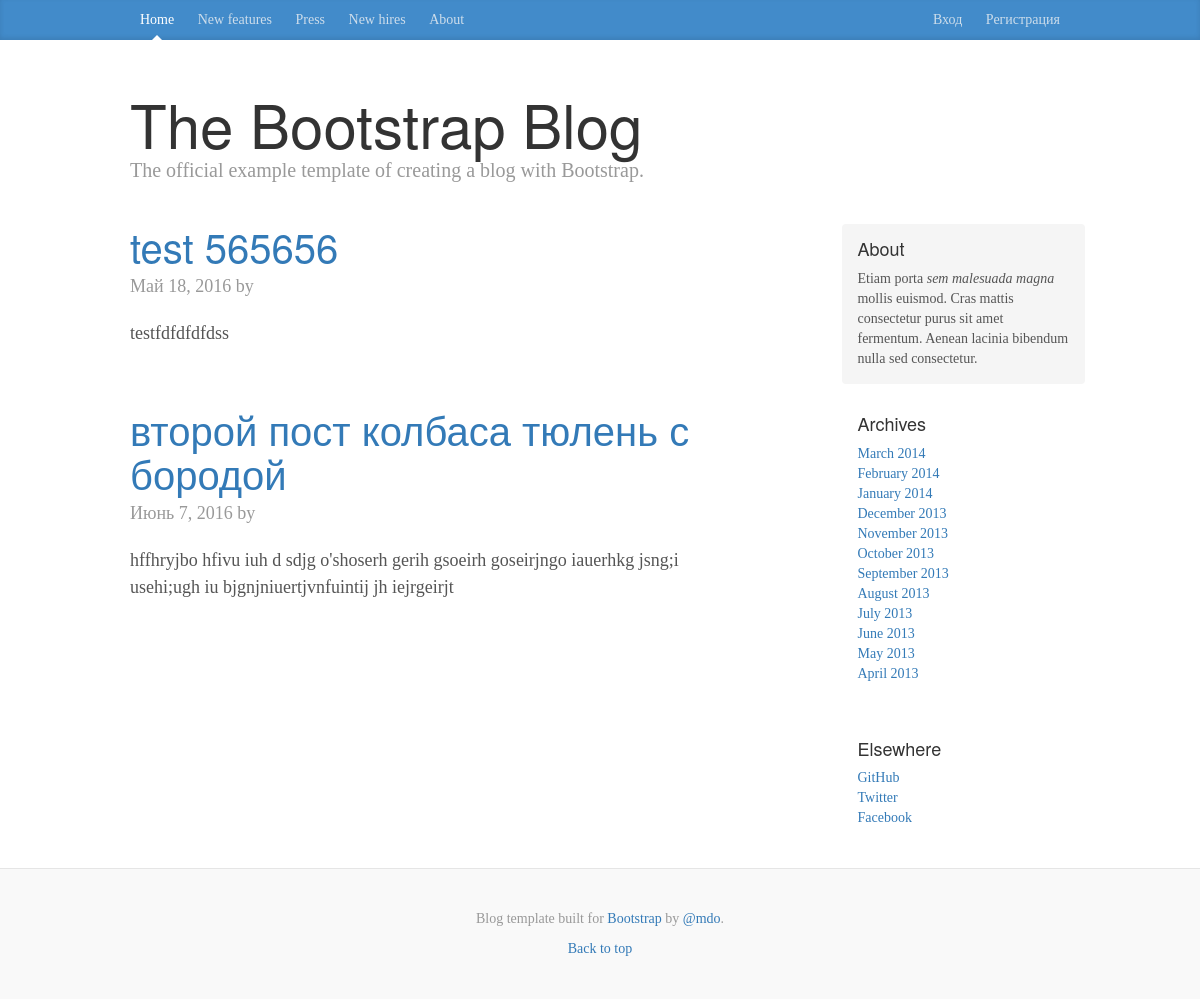
Before: / with the older database file.
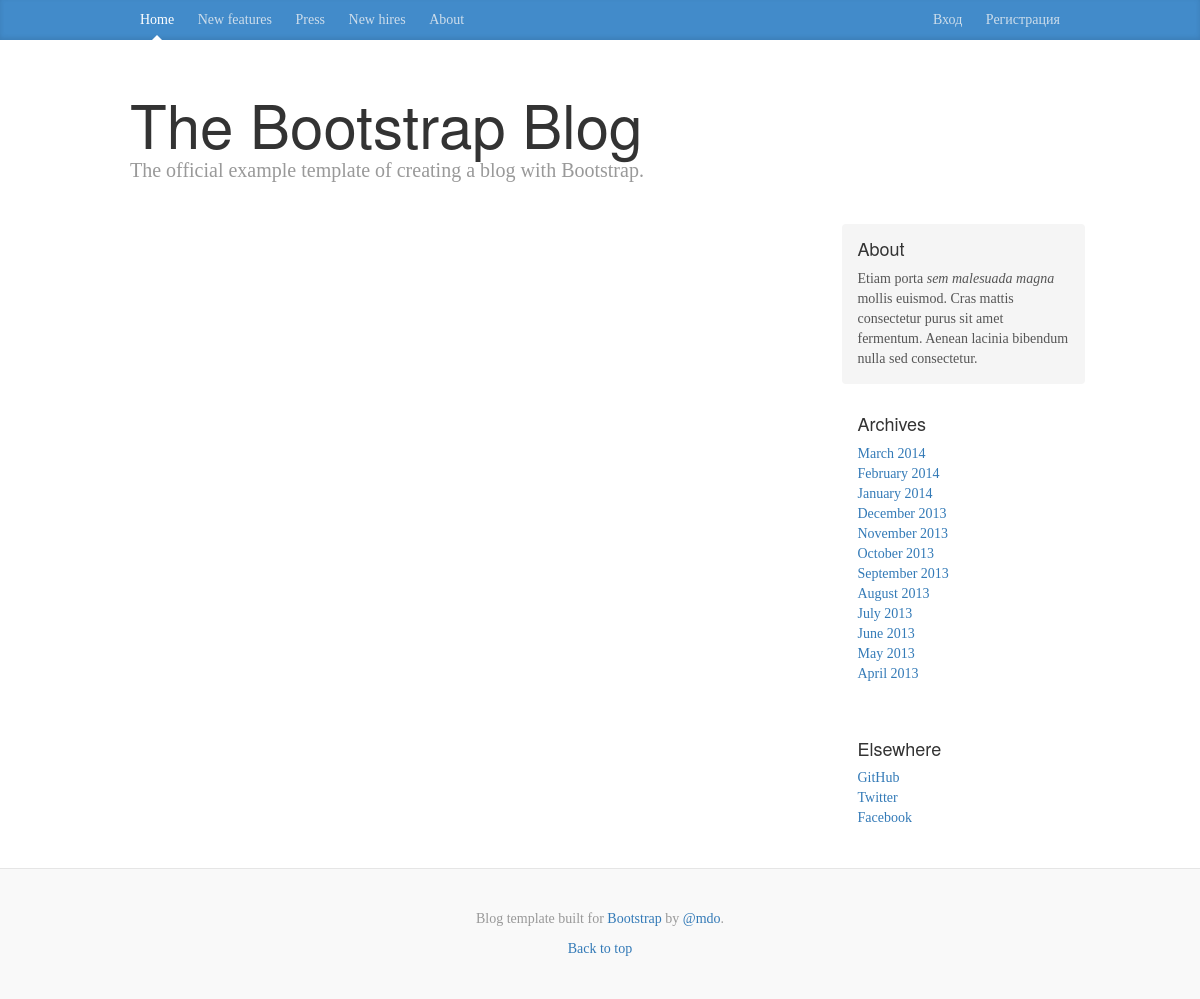
After: the same page with the newer database file.
### website/models.py (models this page shows, shortened)
class Post(models.Model):
    owner = models.ForeignKey(settings.AUTH_USER_MODEL)
    slug = models.SlugField(blank=True, unique=True)
    title = models.TextField()
    pub_date = models.DateField(default=timezone.now)
    short_desc = models.TextField()
    description = models.TextField()
    objects = models.Manager()
    custom_objects = CustomManager()

### website/views/views_public.py (the view)
# urls.py: 2. Add a URL to urlpatterns:  url(r'^$', views.home, name='home')
def home(request):
    posts = Post.objects.all()
    paginator = Paginator(posts, 2)
    page = 1
    if 'page' in request.GET:
        page = int(request.GET['page'])
    try:
        posts = paginator.page(page)
    except EmptyPage:
       posts = paginator.page(paginator.num_pages)
    return render(request, 'website/index.html',{'posts':posts})

### website/templates/website/index.html
{% extends 'website/common/layout.html' %}
{% block post_content %}
{% for post in posts %}
          <div class="blog-post">
            <h2 class="blog-post-title"><a href="{% url 'post' slug=post.slug %}">{{post.title}}</a></h2>
            <p class="blog-post-meta">{{post.pub_date}} by <a href="#">{{post.user}}</a></p>
            {{post.description|safe}}
          </div>
          {% endfor %}
{% endblock %}

Changed rows visible on the page:
removed Post: title "test 565656", pub_date "Май 18, 2016", description "testfdfdfdfdss"
removed Post: title "второй пост колбаса тюлень с бородой", pub_date "Июнь 7, 2016", description "hffhryjbo hfivu iuh d sdjg o'shoserh gerih gsoeirh goseirjngo iauerhkg jsng;i usehi;ugh iu bjgnjniuertjvnfuintij jh iejrgeirjt"
